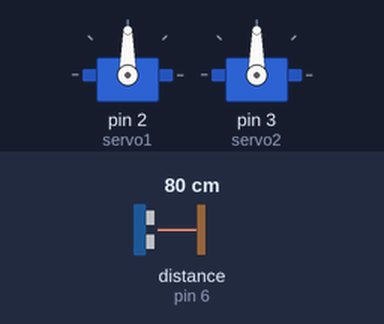
This sketch was run on a simulated Arduino Uno, built with avr-gcc and run on an emulated ATmega328P. Parts: 2 × servo. Wiring (inferred from the names in the program): ultrasonic range finder: trigger pin 7; echo pin 6. The inputs (shaded band) are chosen by the test bench; at power-on: distance to the obstacle (sensor on pin 6) 80 cm. The echo pulse lasts 58.3 µs per cm; what the sketch prints to the serial monitor is not drawn.

Above: at 0.1 s.
At 0.6 s:
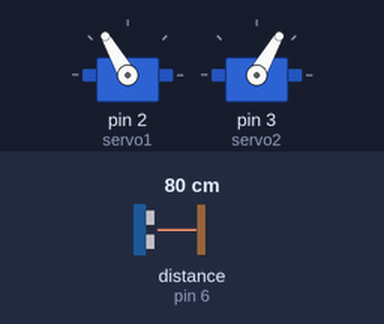
Timing chart, 0 to 2.1 s (numbered marks = the images above):
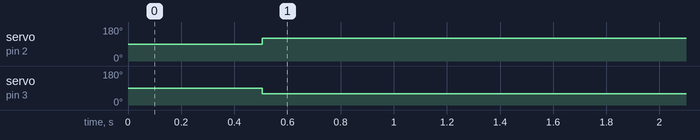

The sketch:

servo_motor_rotates.ino
```cpp
#include <Servo.h> // 서보모터 라이브러리 불러오기

// Servo 객체명; -> 여기서 객체명은 Servo 명령어를 따르는 서보모터 이름
Servo servo1; // servo1 서보모터
Servo servo2; // servo2 서보모터


#define trig 7 // trig는 초음파 발사부분 / trig를 7번 핀으로 정의하여 사용
#define echo 6 // echo는 초음파 받는 부분 / echo를 6번 핀으로 정의하여 사용
int angle = 0; // angle 변수 정의 (정수, 초기값 0) -> servo2 모터 회전 각
int angle_1 = 0; // angle_1 변수 정의 (정수, 초기값 0) -> servo1 모터 회전 각


void setup()
{
  servo1.attach(2); // servo1은 아두이노 2번 핀에 연결
  servo2.attach(3); // servo2는 아두이노 3번 핀에 연결
  Serial.begin(9600); // setup()함수 안에 작성 / Serial 통신 사용을 선언 / 9600은 통신속도를 의미
  pinMode(trig, OUTPUT); // trig를 출력으로 설정
  pinMode(echo, INPUT); // echo를 입력으로 설정


}

void loop() // 반복
{
 long duration, distance; // long: 정수를 저장하는 변수 / 2^32 가지 정수값 표현 가능


  digitalWrite(trig, LOW); // digitalWrite(핀 번호, HIGH 아니면 LOW) -> 핀 번호에 해당하는 핀에 전류를 on 아니면 off 시켜준다.
  digitalWrite(echo, LOW); // 여기서 trig, echo 둘 다 전류 off
  delayMicroseconds(2); // 마이크로 초단위 만큼 대기. trig에 전류를 on 해주기 전에 잠깐 대기해주는 것이다.
  digitalWrite(trig, HIGH); // trig 전류 on
  delayMicroseconds(10); // 전류 off 해주기 전에 잠깐 대기해준다. 바로 전류를 off하면 초음파를 발사하지 못할 수 있기 때문이다.
  digitalWrite(trig, LOW);


  duration = pulseIn(echo, HIGH);
  // pulseIn: 아두이노 핀으로 입력되는 펄스의 시간을 측정하는 함수
  // pulseIn(echo, HIGH): 펄스를 입력받을 아두이노 핀은 echo이고, 측정하려는 펄스의 형태는 HIGH이다. 즉, echo가 HIGH 펄스를 받을 때 까지 걸리는 시간을 측정한다.
  distance = ((float) (duration*340) / 10000) / 2; // 초음파센서와 물체 사이의 거리(여기서는 유모차와 사람 사이의 거리)

  Serial.print("거리 : "); // serial을 통해 데이터를 보냄
  Serial.print(distance);
  Serial.println("cm"); // 데이터 출력 이후 엔터 한번 쳐주기(그냥 print에는 엔터 쳐주는 기능이 없음)


  if (distance > 50) // 초음파센서(즉 유모차)와 사람 사이의 거리가 50cm 보다 클 때
  {
    angle = 60;
    angle_1 = 120;
    delay(500);
    servo1.write(angle_1); // servo1 모터 120도 회전
    servo2.write(angle); // servo2 모터 60도 회전
    // servo 모터를 회전시켜 모터의 날을 유모차 바퀴의 기어에 맞물린다. 이로써 제동을 구현한다.

  }
  else // 유모차와 사람 사이의 거리가 50cm 이하일 때
{
    angle = 90;
    delay(500);
    servo1.write(angle);
    servo2.write(angle);
    // 두 개의 서보모터를 90도로 회전(초기상태) -> 이로써 제동을 푼다.
  }


}
```

Measured:
- by itself, servo on pin 2 (servo1): 90° → 120° at 0.51 s
- by itself, servo on pin 3 (servo2): 90° → 60° at 0.51 s
